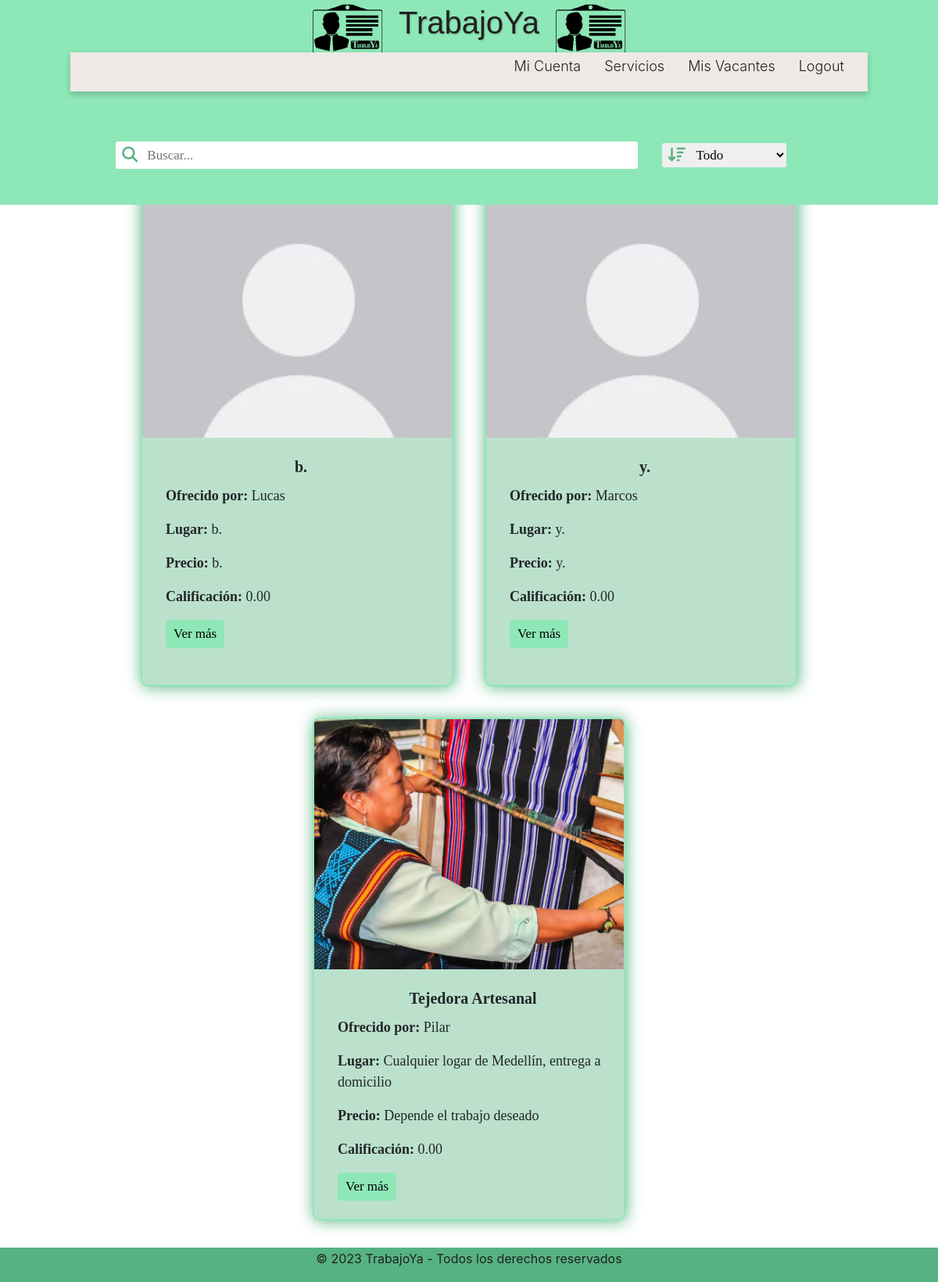
The app's page /empleador/verOfertasEmpleador/, older data.
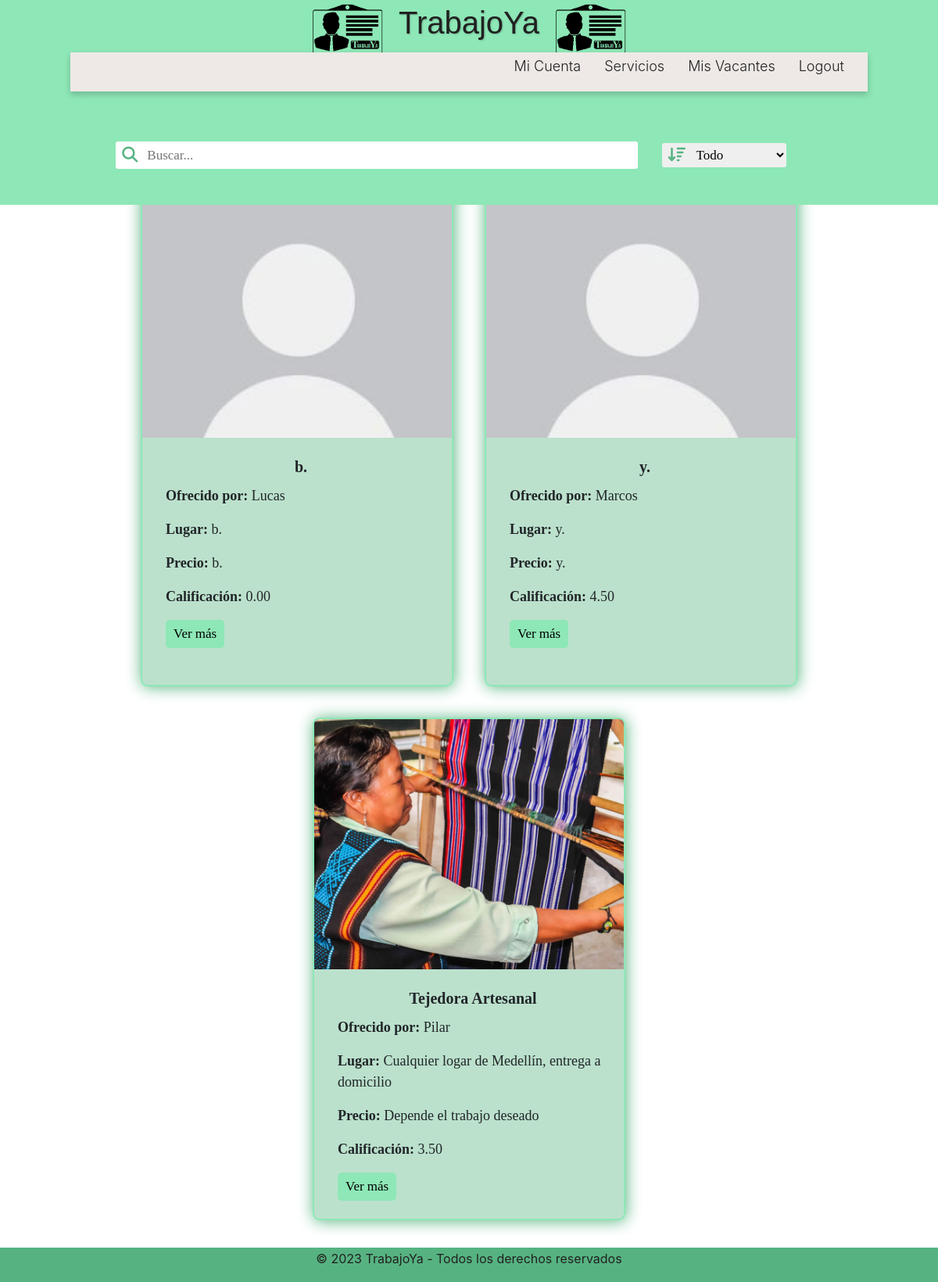
The same page, newer data.
### trabajador/models.py (models this page shows, shortened)
class ofertaServicio(models.Model):
    servicio = models.CharField(blank= False, max_length=200)
    disponibilidad = models.CharField(blank= False, max_length=200)
    restricciones = models.TextField(blank= False, max_length=500)
    lugar = models.TextField(blank= False, max_length=80)
    contacto = models.TextField(blank= False, max_length=30)
    precio = models.CharField(blank= False, max_length=30)
    trabajador = models.ForeignKey(Trabajador_, on_delete=models.CASCADE,null=True, blank=True)
    sigue = models.BooleanField(default=False)

### accounts/models.py (models this page shows, shortened)
class Trabajador(models.Model):
    usuario = models.OneToOneField(Usuario, on_delete=models.CASCADE, primary_key=True, related_name='trabajador')
    foto= models.ImageField(upload_to='images/', null=True, blank=True)
    identificacion = models.CharField(max_length=10, validators=[validar_numero])
    nombre = models.CharField(max_length=50)
    apellidos = models.CharField(max_length=50)
    fecha_nacimiento = models.DateField(validators=[validar_edad])
    celular = models.CharField(max_length=50, validators=[validar_numero])
    habilidades= models.CharField(max_length=50)
    experiencia= models.CharField(max_length=50)
    calificacion_promedio= models.DecimalField(max_digits=3, decimal_places=2, default=0.0)

### empleador/views.py (the view, shortened to what this page needs)
# urls.py: path('verOfertasEmpleador/', views.verOfertasEmpleador, name='verOfertasEmpleador'),
def verOfertasEmpleador(request):
    ofertas = ofertaServicio.objects.all()
    terminoBusqueda = request.GET.get('terminoBusqueda')
    filtro = request.GET.get('filtroBusqueda')
    return render(request, 'ofertasEmpleador.html', {'ofertas': ofertas})

### empleador/templates/ofertasEmpleador.html (shortened to what this page needs)
<!DOCTYPE html>
{% extends 'baseEmpleador.html' %}
{% load static %}
    {% block additional_styles %}
    <link rel="stylesheet" href="https://cdn.jsdelivr.net/npm/bootstrap@4.0.0/dist/css/bootstrap.min.css">
    <link rel="stylesheet" href="{% static 'css\empleador\ofertasEmpleador.css' %}">
    {% endblock additional_styles %}
        {% block content %}
        <div class="titulo">
            <h2>Servicios Ofrecidos</h2>
        </div>
        <form action="" class="barraBusqueda">
            <div class="grupoBusqueda">
                <i class="fa-solid fa-magnifying-glass"></i>
                <input type="text" class="controlFormulario" name="terminoBusqueda" placeholder="Buscar...">
            </div>
            <div class="filtro">
                <i class="fa-solid fa-arrow-down-wide-short"></i>
                <select class="controlFormulario" name="filtroBusqueda">
                    <option value="todo">Todo</option>
                </select>
            </div>
            <button type="submit" class="btn">Buscar</button>
        </form>
        <div class="listaOfertas">
            {% for oferta in ofertas %}
            {% if oferta.sigue %}
            <div class="cartaOfertas" style="width: 25rem;">
                <img class="card-img-top" src="{{ oferta.trabajador.foto.url }}" alt="Card image cap">
                <div class="card-body">
                  <h5 class="card-title" style="text-align: center; font-weight: bold;">{{ oferta.servicio }}</h5>
                    <p><strong>Ofrecido por: </strong> {{ oferta.trabajador.nombre }}</p>
                    <p><strong>Lugar: </strong> {{ oferta.lugar }} </p>
                    <p><strong>Precio: </strong> {{ oferta.precio }} </p>
                    <p><strong>Calificación: </strong>{{ oferta.trabajador.calificacion_promedio }}</p>
                  <a href="{% url 'masInfo' ofertaID=oferta.id %}" class="btn btn-primary">Ver más</a>
                </div>
              </div>
              {% endif %}
            {% endfor %}
        </div>
        {% endblock content %}

### empleador/templates/baseEmpleador.html (shortened to what this page needs)
<!DOCTYPE html>
{% load static %}
<html lang="en">
    <head>
        <link rel="stylesheet" href="{% static 'css\empleador\baseEmpleador.css' %}">
        {% block additional_styles %}
        {% endblock additional_styles %}
    </head>
    <body>
        <header>
            <div class="container-top-bar">
                <div class="top-bar">
                    <img src="{% static 'img/logo.png' %}">
                    <h1 class="name">TrabajoYa</h1>
                    <img src="{% static 'img/logo.png' %}">
                </div>
        </div>
        <nav class="nav-bar">
            <div class="tabs">
                <ul>
                    <li><a href="">Mi Cuenta</a></li>
                    <li><a href="{% url 'verOfertasEmpleador' %}">Servicios</a></li>
                    <li><a href="{% url 'verVacantes' %}">Mis Vacantes</a></li>
                    <li><a href="{% url 'logout' %}">Logout</a></li>
                </ul>
            </div>
        </nav>
        </header>
        <main>
            {% block content %}
            {% endblock content%}
        </main>
    </body>
    <footer>
        <div>
            <p>&copy; 2023 TrabajoYa - Todos los derechos reservados</p>
        </div>
    </footer>
</html>

### static/css/empleador/baseEmpleador.css (style rules this page uses)
html { font-family: "Poppins", sans-serif; line-height: 1.15; -webkit-text-size-adjust: 100%; -webkit-tap-highlight-color: rgba(0, 0, 0, 0); }
body { margin: 0; font-size: 1rem; line-height: 1.5; text-align: left; }
.container-top-bar { position: absolute; top: 0; width: 100%; height: 16%; background-color: #8ee7b7; z-index: 0; }
.top-bar { display:flex; margin-top:5px; text-align: center; font-weight: 800; justify-content: center; }
.top-bar img { height: 65px; margin-left: 20px; margin-right: 20px; }
.name { font-family: "Poppins", sans-serif; margin-top: 0; font-size: 2.5rem; color: #212121; text-shadow: 1px 1px 2px rgba(0, 0, 0, 0.2); }
.nav-bar { margin-top: 5.6%; height: 50px; width: 85%; position: relative; left: 50%; transform: translateX(-50%); background-color: #eee9e6; display:flex; flex-wrap: wrap; align-items: center; justify-content: space-between; box-shadow: 0 4px 8px rgba(0, 0, 0, 0.2); }
.tabs { display: flex; flex-wrap: wrap; align-items: center; justify-content: flex-end; margin-left: auto; margin-right: 30px; }
.tabs ul { display: flex; list-style-type: none; padding: 0; }
.tabs li { margin-left: 30px; font-size: 16px; }
.nav-bar a { font-weight: 300; font-size: 18px; color: #212121; text-decoration: none; transition: color 0.3s }
footer { background-color: #56b381; color: #212121; padding: 2px 0; text-align:center; width: 100%; bottom: 0; }

### static/css/empleador/ofertasEmpleador.css (style rules this page uses)
main { margin-top: 15px; margin-bottom: 15px; font-family: "Candara", sans-serif; }
h2 { font-size: xx-large; color: #212121; text-align: center; font-weight: bold; }
.titulo { text-align: center; align-content: center; }
.card-img-top { object-fit: cover; width: 25rem; height: 20rem; }
.grupoBusqueda { align-items: center; margin: auto; width: 70%; position: relative; }
.fa-magnifying-glass { position: absolute; left: 10px; top: 50%; font-size: 20px; color: #56b381; transform: translateX(-10px); transform: translateY(-10px); }
.fa-arrow-down-wide-short { position: absolute; left: 10px; top: 50%; font-size: 20px; color: #56b381; transform: translateX(-10px); transform: translateY(-10px); }
.barraBusqueda { font-family: 'Candara', sans-serif; display: flex; align-items: center; width: 80%; margin: auto; }
.controlFormulario { padding: 5px 10px; font-size: 17px; border-radius: 5px; width: 100%; font-family:'Candara'; border: 2px solid #8ee7b7; padding-left: 40px; }
.filtro { position: relative; width: 17%; margin-right: 5px; }
.btn { padding: 5px 10px; font-size: 17px; text-decoration: none; background-color: #8ee7b7; color: #000000; border: none; border-radius: 5px; cursor: pointer; font-family:"Candara"; }
.listaOfertas { padding: 0 10px; display: flex; flex-wrap: wrap; justify-content: center; }
.cartaOfertas { border-radius: 8px; box-shadow: 1px 1px 20px #56b381; overflow: hidden; height: min-content; min-height: 40rem; margin: 20px; float: left; padding: auto; transition: transform 0.3s ease; background-color: rgba(86, 179, 129, 0.4); border: 2px solid #8ee7b7; }
.card-body { margin: 0 0 3px; margin-left: 10px; margin-top: 5px; text-align: left; font-size: large; font-family: 'Candara'; }

Row changes from the older to the newer data that the page shows:
changed through a linked row, ofertaServicio "Marcos": trabajador.calificacion_promedio "0.00" → "4.50"
changed through a linked row, ofertaServicio "Tejedora Artesanal": trabajador.calificacion_promedio "0.00" → "3.50"
